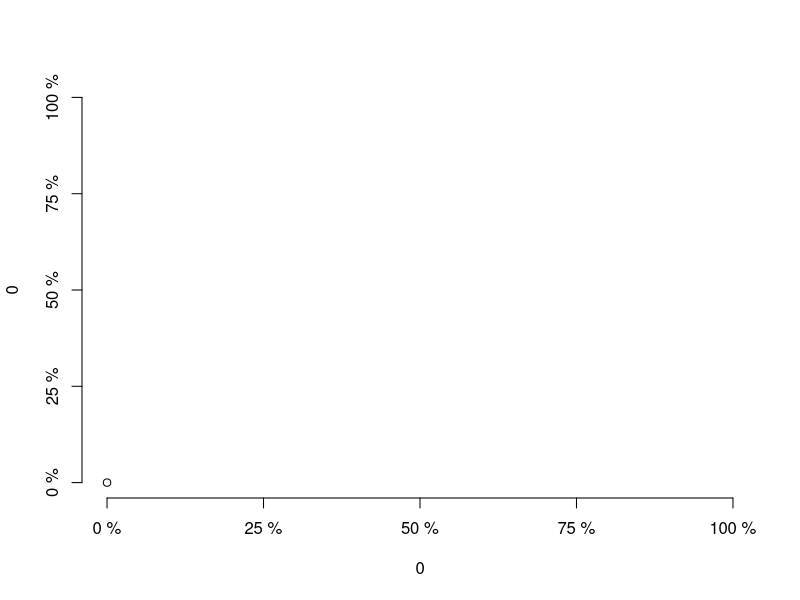

The R source for this figure:
library(prodlim)


### Name: PercentAxis
### Title: Percentage-labeled axis.
### Aliases: PercentAxis
### Keywords: survival

### ** Examples


  plot(0,0,xlim=c(0,1),ylim=c(0,1),axes=FALSE)
  PercentAxis(1,at=seq(0,1,.25))
  PercentAxis(2,at=seq(0,1,.25))
